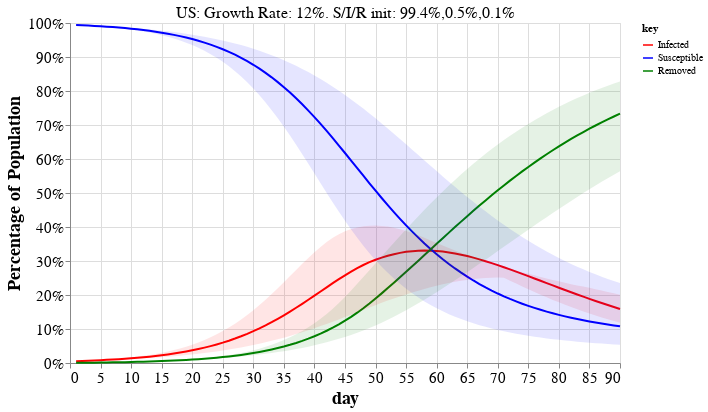

Write notebook code for a chart like this one.
### Code cell
#hide_input
import altair as alt

alt.data_transformers.disable_max_rows()

select_country = alt.selection_single(
    name='Select',
    fields=['country'],
    init={'country': sir_plot_countries[0]},
    bind=alt.binding_select(options=sorted(sir_plot_countries))
)

title = (alt.Chart(df_alt[['country', 'title']].drop_duplicates())
              .mark_text(dy=-180, dx=0, size=16)
              .encode(text='title:N')
              .transform_filter(select_country))

base = alt.Chart(df_alt).encode(x='day:Q')

line_cols = ['Infected', 'Susceptible', 'Removed']
colors = ['red', 'blue', 'green']
lines = (base.mark_line()
       .transform_fold(line_cols)
       .encode(x='day:Q',
                y=alt.Y('value:Q', 
                        axis=alt.Axis(format='%', title='Percentage of Population')),
                color=alt.Color('key:N', 
                                scale=alt.Scale(domain=line_cols, range=colors))))

import functools
bands = functools.reduce(alt.Chart.__add__, 
                         [base.mark_area(opacity=0.1, color=color)
                          .encode(y=f'{col}\.max:Q',y2=f'{col}\.min:Q') 
                          for col, color in zip(line_cols, colors)])


((lines + bands + title)
 .add_selection(select_country)
 .transform_filter(select_country)
 .configure_title(fontSize=20)
 .configure_axis(labelFontSize=15, titleFontSize=18, grid=True)
 .properties(width=550, height=340))

### Figure 1 — Vega-Lite specification as saved in the notebook (floating-point values rounded to 4 significant figures; data arrays with more than 128 entries replaced by an {"elided": "..."} marker saying what was removed)
{"config": {"view": {"continuousWidth": 400, "continuousHeight": 300}, "axis": {"grid": true, "labelFontSize": 15, "titleFontSize": 18}, "title": {"fontSize": 20}}, "layer": [{"mark": "line", "encoding": {"color": {"type": "nominal", "field": "key", "scale": {"domain": ["Infected", "Susceptible", "Removed"], "range": ["red", "blue", "green"]}}, "x": {"type": "quantitative", "field": "day"}, "y": {"type": "quantitative", "axis": {"format": "%", "title": "Percentage of Population"}, "field": "value"}}, "selection": {"Select": {"type": "single", "fields": ["country"], "init": {"country": "US"}, "bind": {"input": "select", "options": ["Algeria", "Belgium", "Brazil", "Canada", "France", "Germany", "India", "Iran", "Italy", "Netherlands", "Peru", "Philippines", "Portugal", "Romania", "Spain", "Sweden", "Switzerland", "Turkey", "US", "United Kingdom"]}}}, "transform": [{"fold": ["Infected", "Susceptible", "Removed"]}]}, {"layer": [{"layer": [{"mark": {"type": "area", "color": "red", "opacity": 0.1}, "encoding": {"x": {"type": "quantitative", "field": "day"}, "y": {"type": "quantitative", "field": "Infected\\.max"}, "y2": {"field": "Infected\\.min"}}}, {"mark": {"type": "area", "color": "blue", "opacity": 0.1}, "encoding": {"x": {"type": "quantitative", "field": "day"}, "y": {"type": "quantitative", "field": "Susceptible\\.max"}, "y2": {"field": "Susceptible\\.min"}}}]}, {"mark": {"type": "area", "color": "green", "opacity": 0.1}, "encoding": {"x": {"type": "quantitative", "field": "day"}, "y": {"type": "quantitative", "field": "Removed\\.max"}, "y2": {"field": "Removed\\.min"}}}]}, {"data": {"name": "data-a20ad2dcd1a1e969b13123cf2e1ad7d7"}, "mark": {"type": "text", "dx": 0, "dy": -180, "size": 16}, "encoding": {"text": {"type": "nominal", "field": "title"}}, "transform": [{"filter": {"selection": "Select"}}]}], "data": {"name": "data-dc30b6fb53981fae60d9429ce40e06ec"}, "height": 340, "transform": [{"filter": {"selection": "Select"}}], "width": 550, "$schema": "https://vega.github.io/schema/vega-lite/v4.8.1.json", "datasets": {"data-dc30b6fb53981fae60d9429ce40e06ec": {"elided": "1800 records"}, "data-a20ad2dcd1a1e969b13123cf2e1ad7d7": [{"country": "US", "title": "US: Growth Rate: 12%. S/I/R init: 99.4%,0.5%,0.1%"}, {"country": "France", "title": "France: Growth Rate: 14%. S/I/R init: 97.7%,2.0%,0.3%"}, {"country": "United Kingdom", "title": "United Kingdom: Growth Rate: 13%. S/I/R init: 98.5%,1.4%,0.2%"}, {"country": "Spain", "title": "Spain: Growth Rate: 6%. S/I/R init: 96.5%,2.8%,0.6%"}, {"country": "Italy", "title": "Italy: Growth Rate: 4%. S/I/R init: 97.4%,1.8%,0.8%"}, {"country": "Iran", "title": "Iran: Growth Rate: 5%. S/I/R init: 99.5%,0.4%,0.1%"}, {"country": "Belgium", "title": "Belgium: Growth Rate: 9%. S/I/R init: 98.0%,1.7%,0.3%"}, {"country": "Turkey", "title": "Turkey: Growth Rate: 15%. S/I/R init: 99.8%,0.2%,0.0%"}, {"country": "Netherlands", "title": "Netherlands: Growth Rate: 7%. S/I/R init: 98.6%,1.1%,0.3%"}, {"country": "Germany", "title": "Germany: Growth Rate: 7%. S/I/R init: 99.8%,0.2%,0.0%"}, {"country": "Brazil", "title": "Brazil: Growth Rate: 14%. S/I/R init: 100.0%,0.0%,0.0%"}, {"country": "Canada", "title": "Canada: Growth Rate: 14%. S/I/R init: 99.9%,0.1%,0.0%"}, {"country": "Sweden", "title": "Sweden: Growth Rate: 9%. S/I/R init: 99.4%,0.5%,0.1%"}, {"country": "Switzerland", "title": "Switzerland: Growth Rate: 5%. S/I/R init: 99.1%,0.7%,0.2%"}, {"country": "India", "title": "India: Growth Rate: 20%. S/I/R init: 100.0%,0.0%,0.0%"}, {"country": "Portugal", "title": "Portugal: Growth Rate: 9%. S/I/R init: 99.5%,0.4%,0.1%"}, {"country": "Algeria", "title": "Algeria: Growth Rate: 12%. S/I/R init: 99.9%,0.1%,0.0%"}, {"country": "Romania", "title": "Romania: Growth Rate: 11%. S/I/R init: 99.8%,0.1%,0.0%"}, {"country": "Philippines", "title": "Philippines: Growth Rate: 9%. S/I/R init: 100.0%,0.0%,0.0%"}, {"country": "Peru", "title": "Peru: Growth Rate: 18%. S/I/R init: 99.9%,0.1%,0.0%"}]}}
